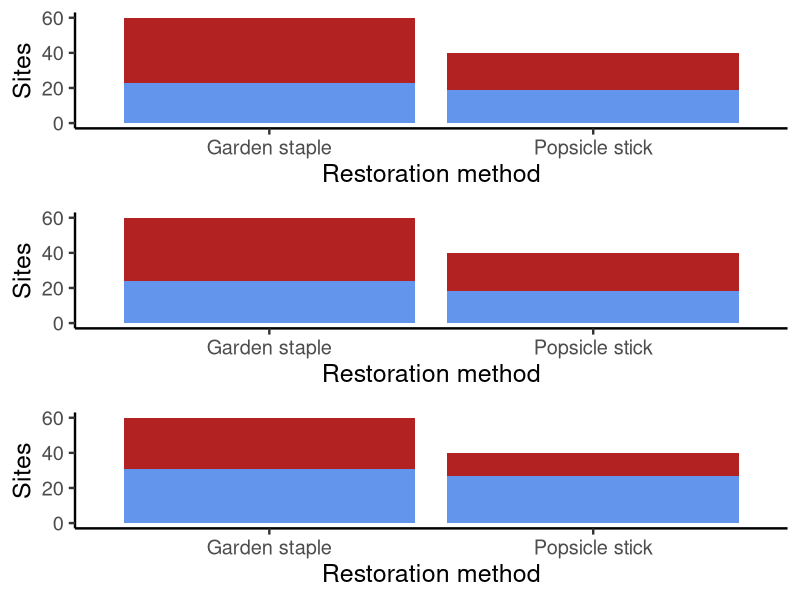
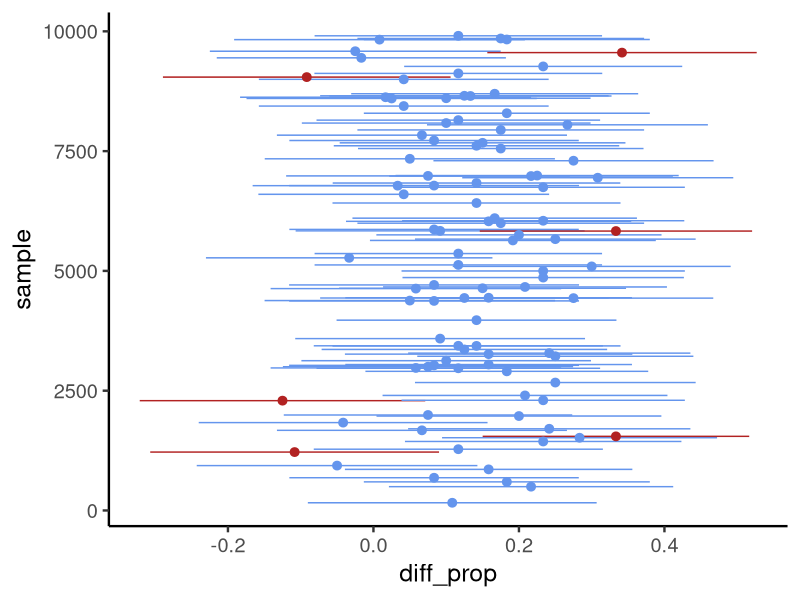
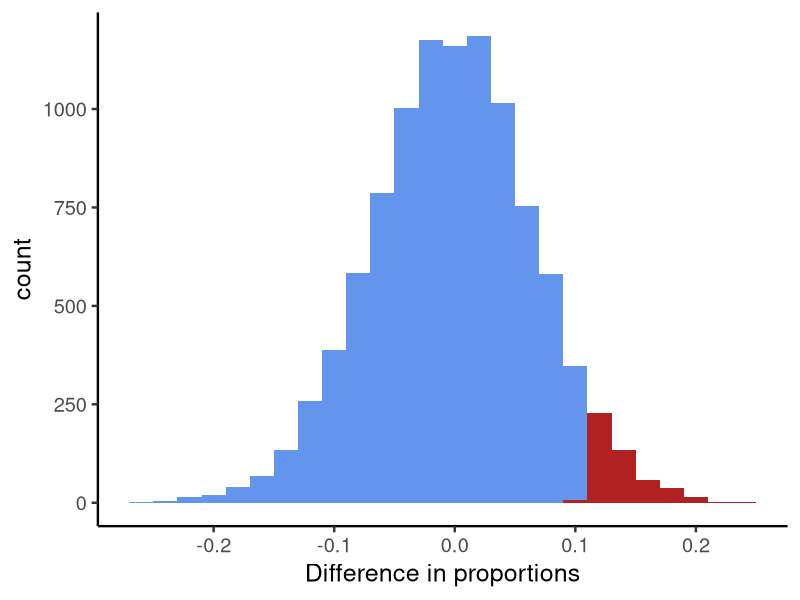
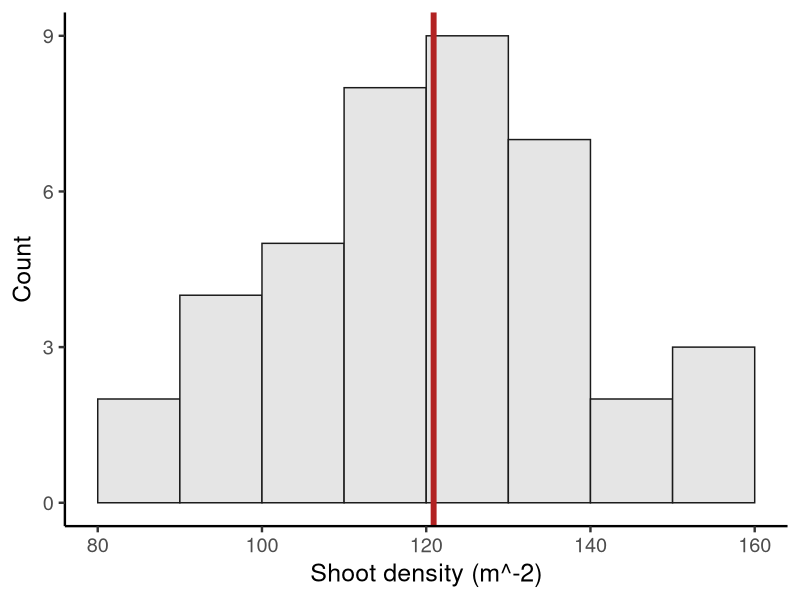
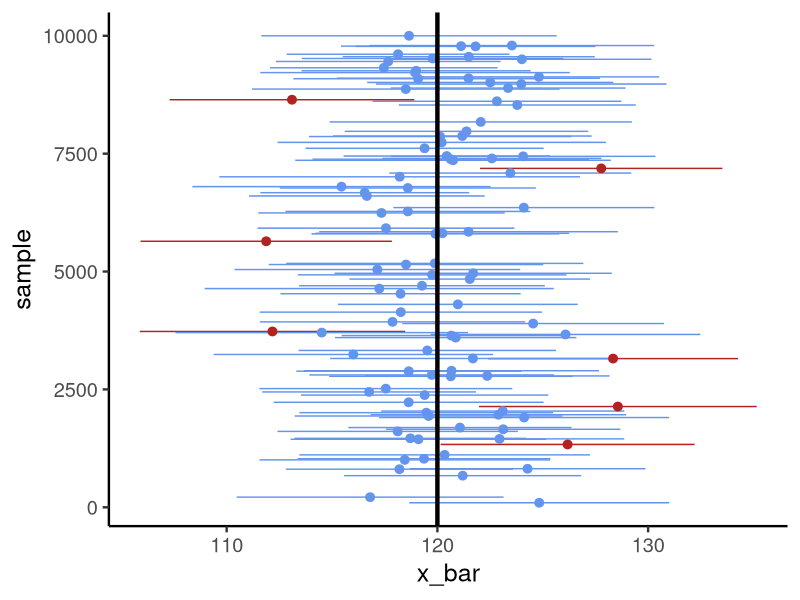
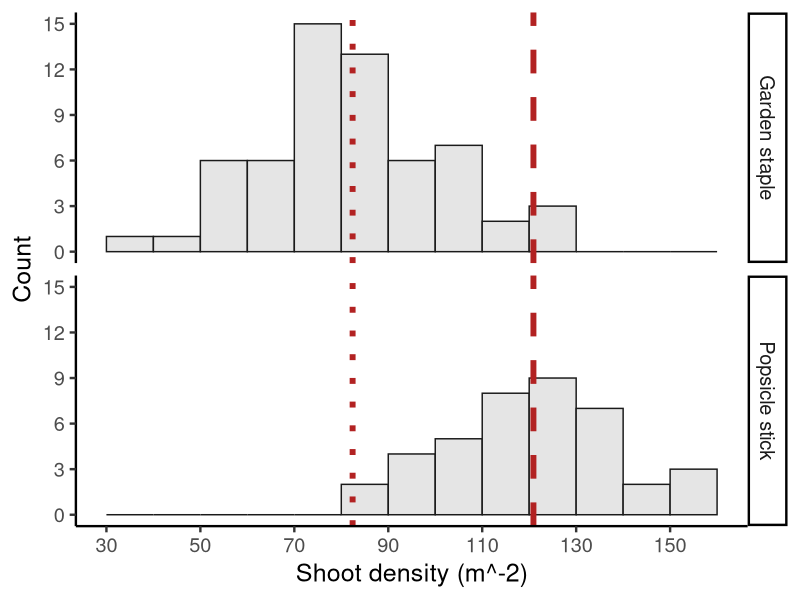
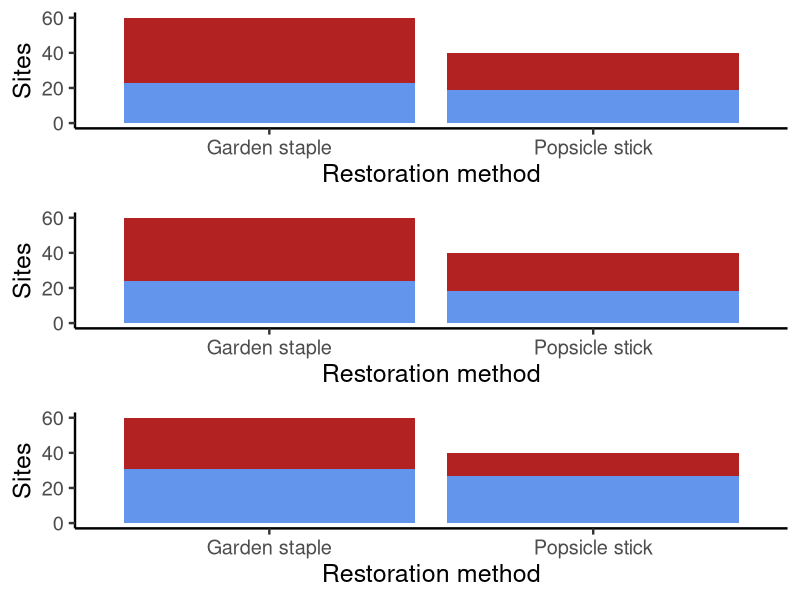
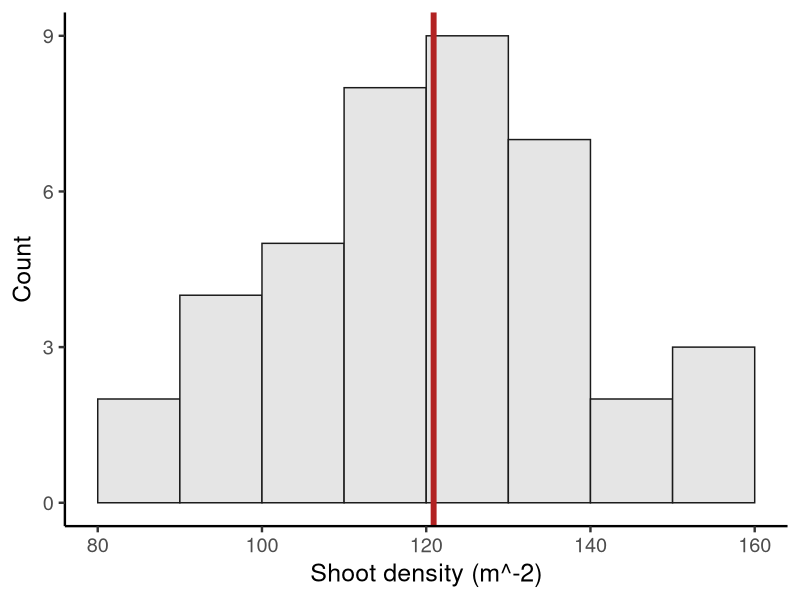

Write R code to recreate these figures, in order.
library(tidyverse)
theme_set(theme_classic(18))
set.seed(123)


# How to run a statistical "experiment" -----------------------------------

# This is the population:
p1 <- 0.42
p2 <- 0.55
n1 <- 60
n2 <- 40

# Here are three samples
plot_sample <- function() {
  x1 <- rbinom(1, size = n1, prob = p1)
  x2 <- rbinom(1, size = n2, prob = p2)
  rbind(
    tibble(treatment = "Garden staple", success = c(rep(1, x1), rep(0, n1 - x1))),
    tibble(treatment = "Popsicle stick", success = c(rep(1, x2), rep(0, n2 - x2)))
  ) %>% 
    mutate(success_fct = factor(success, labels = c("Fail", "Succeed"))) %>% 
    ggplot(aes(treatment, fill = success_fct)) +
    geom_bar() +
    scale_fill_manual(values = c("firebrick", "cornflowerblue")) +
    labs(x = "Restoration method",
         y = "Sites",
         fill = "Outcome") +
    theme(legend.position = "none")
}
cowplot::plot_grid(
  plot_sample(),
  plot_sample(),
  plot_sample(),
  ncol = 1
)
ggsave("course-materials/lecture-slides/scratch/week5/3samples.png",
       width = 4,
       height = 8,
       units = "in")


# confidence interval -----------------------------------------------------

# Claim: a 95% confidence interval contains the population parameter 95% of the time

# 1. Choose parameters and predictor
p1 <- 0.42
p2 <- 0.55
n1 <- 60
n2 <- 40

# 2. Simulate many samples
n_samples <- 1e4
x1 <- rbinom(n = n_samples,
             size = n1,
             prob = p1)
x2 <- rbinom(n = n_samples,
             size = n2,
             prob = p2)

# 3. Calculate statistic for each sample
p1_hat <- x1 / n1
p2_hat <- x2 / n2
diff_prop <- p2_hat - p1_hat

# 4. Calculate standard error for CI
se_diff_prop <- sqrt(p1_hat * (1 - p1_hat) / n1 + p2_hat * (1 - p2_hat) / n2)

# 5. Calculate CI for each sample
ci_95_lwr <- qnorm(0.025, mean = diff_prop, sd = se_diff_prop)
ci_95_upr <- qnorm(0.975, mean = diff_prop, sd = se_diff_prop)

# 6. Calculate coverage
covered <- ci_95_lwr <= p2 - p1 & p2 - p1 <= ci_95_upr
coverage <- mean(covered)
coverage

# 7. Visualize result
tibble(sample = 1:n_samples, 
       diff_prop, 
       ci_95_lwr, 
       ci_95_upr,
       covered = ci_95_lwr <= p2 - p1 & p2 - p1 <= ci_95_upr) %>% 
  sample_n(100) %>% 
  ggplot(aes(diff_prop, sample, xmin = ci_95_lwr, xmax = ci_95_upr, color = covered)) +
  geom_pointrange() +
  scale_color_manual(values = c(`FALSE` = "firebrick", `TRUE` = "cornflowerblue")) +
  theme(legend.position = "none")


# hypothesis test ---------------------------------------------------------

# Claim: at alpha=0.05, p values reject the null hypothesis correctly 95% of the time

# 1. Choose parameters and predictor
p <- 0.5
n1 <- 100
n2 <- 125

# 2. Simulate many samples
n_samples <- 1e4
x1 <- rbinom(n = n_samples,
             size = n1,
             prob = p)
x2 <- rbinom(n = n_samples,
             size = n2,
             prob = p)

# 3. Calculate statistic for each sample
p1_hat <- x1 / n1
p2_hat <- x2 / n2
diff_prop <- p2_hat - p1_hat

# 4. Calculate standard error for null hypothesis
p_hat <- (x1 + x2) / (n1 + n2)
se_null <- sqrt(p_hat * (1 - p_hat) * (1 / n1 + 1 / n2))

# 5. Calculate p value
pval <- pnorm(diff_prop, mean = 0, sd = se_null, lower.tail = FALSE)
mean(pval <= 0.05)

# 6. Visualize result
tibble(diff_prop,
       reject = pval <= 0.05) %>% 
  ggplot(aes(diff_prop, fill = reject)) +
  geom_histogram(binwidth = 0.02) +
  scale_fill_manual(values = c(`FALSE` = "cornflowerblue", `TRUE` = "firebrick")) +
  labs(x = "Difference in proportions") +
  theme(legend.position = "none") 


# One sample mean ---------------------------------------------------------
set.seed(123)

mu <- 120
sigma <- 20
n <- 40

# Here is the sample
x <- rnorm(n, mu, sigma)
x_bar <- mean(x)
restoration_1mean <- tibble(
  shoot_density_m2 = x
)
ggplot(restoration_1mean, aes(shoot_density_m2)) +
  geom_histogram(binwidth = 10, 
                 boundary = 80, 
                 color = "grey10",
                 fill = "grey90") +
  geom_vline(xintercept = x_bar, color = "firebrick", linewidth = 2) +
  scale_x_continuous("Shoot density (m^-2)",
                     limits = c(80, 160),
                     breaks = seq(80, 160, by = 20)) +
  scale_y_continuous("Count",
                     breaks = seq(0, 12, by = 3))
ggsave("course-materials/lecture-slides/scratch/week5/1samplemean.png",
       width = 5,
       height = 5,
       units = "in")

# Claim: a 95% confidence interval contains the population parameter 95% of the time

# 1. Choose parameters and predictor
mu <- 120
sigma <- 20
n <- 40

# 2. Simulate many samples
n_samples <- 1e4
sim_sample <- function(i) rnorm(n, mu, sigma)
x <- map(1:1e4, sim_sample)

# 3. Calculate statistic for each sample
x_bar <- map_dbl(x, mean)

# 4. Calculate standard error for CI
se_mean <- map_dbl(x, sd) / sqrt(n)

# 5. Calculate CI for each sample
ci_95_lwr <- qnorm(0.025, mean = x_bar, sd = se_mean)
ci_95_upr <- qnorm(0.975, mean = x_bar, sd = se_mean)

# 6. Calculate coverage
covered <- ci_95_lwr <= mu & mu <= ci_95_upr
coverage <- mean(covered)
coverage

# 7. Visualize result
tibble(sample = 1:n_samples, 
       x_bar, 
       ci_95_lwr, 
       ci_95_upr,
       covered = ci_95_lwr <= mu & mu <= ci_95_upr) %>% 
  sample_n(100) %>% 
  ggplot(aes(x_bar, sample, xmin = ci_95_lwr, xmax = ci_95_upr, color = covered)) +
  geom_pointrange() +
  geom_vline(xintercept = mu, linewidth = 1.5) +
  scale_color_manual(values = c(`FALSE` = "firebrick", `TRUE` = "cornflowerblue")) +
  theme(legend.position = "none")


# Two sample difference in means ------------------------------------------

set.seed(123)

mu1 <- 120
mu2 <- 80
sigma <- 20
n1 <- 40
n2 <- 60

# Here is the sample
x1 <- rnorm(n1, mu1, sigma)
x_bar1 <- mean(x1)
x2 <- rnorm(n2, mu2, sigma)
x_bar2 <- mean(x2)
restoration_2means <- tibble(
  shoot_density_m2 = c(x1, x2),
  treatment = c(rep("Popsicle stick", n1), rep("Garden staple", n2))
)
ggplot(restoration_2means, aes(shoot_density_m2)) +
  geom_histogram(binwidth = 10, 
                 boundary = 80, 
                 color = "grey10",
                 fill = "grey90") +
  geom_vline(xintercept = x_bar1, 
             color = "firebrick", 
             linewidth = 2, 
             linetype = "dashed") +
  geom_vline(xintercept = x_bar2, 
             color = "firebrick", 
             linewidth = 2, 
             linetype = "dotted") +
  facet_grid(rows = vars(treatment)) +
  scale_x_continuous("Shoot density (m^-2)",
                     limits = c(30, 160),
                     breaks = seq(30, 160, by = 20)) +
  scale_y_continuous("Count",
                     breaks = seq(0, 15, by = 3))
ggsave("course-materials/lecture-slides/scratch/week5/2samplemean.png",
       width = 5,
       height = 5,
       units = "in")







